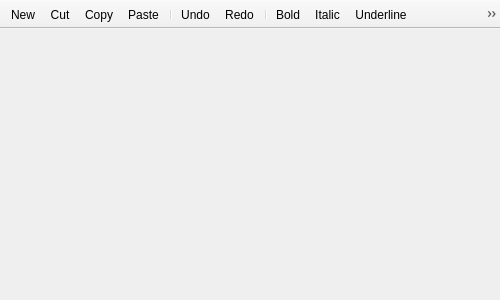
<?xml version="1.0" encoding="UTF-8"?>
<ui version="4.0">
 <class>MainWindow</class>
 <widget class="QMainWindow" name="MainWindow">
  <property name="geometry">
   <rect>
    <x>0</x>
    <y>0</y>
    <width>500</width>
    <height>300</height>
   </rect>
  </property>
  <property name="minimumSize">
   <size>
    <width>200</width>
    <height>200</height>
   </size>
  </property>
  <property name="contextMenuPolicy">
   <enum>Qt::ContextMenuPolicy::NoContextMenu</enum>
  </property>
  <property name="windowTitle">
   <string notr="true">QText</string>
  </property>
  <property name="windowIcon">
   <iconset>
    <normaloff>app.ico</normaloff>app.ico</iconset>
  </property>
  <property name="iconSize">
   <size>
    <width>16</width>
    <height>16</height>
   </size>
  </property>
  <widget class="QWidget" name="centralWidget">
   <layout class="QGridLayout" name="gridLayout">
    <property name="leftMargin">
     <number>0</number>
    </property>
    <property name="topMargin">
     <number>0</number>
    </property>
    <property name="rightMargin">
     <number>0</number>
    </property>
    <property name="bottomMargin">
     <number>0</number>
    </property>
    <property name="spacing">
     <number>0</number>
    </property>
    <item row="0" column="0">
     <widget class="QTabWidgetEx" name="tabWidget" native="true">
      <property name="contextMenuPolicy">
       <enum>Qt::ContextMenuPolicy::NoContextMenu</enum>
      </property>
     </widget>
    </item>
   </layout>
  </widget>
  <widget class="QToolBar" name="mainToolBar">
   <property name="contextMenuPolicy">
    <enum>Qt::ContextMenuPolicy::NoContextMenu</enum>
   </property>
   <property name="movable">
    <bool>false</bool>
   </property>
   <property name="iconSize">
    <size>
     <width>16</width>
     <height>16</height>
    </size>
   </property>
   <property name="toolButtonStyle">
    <enum>Qt::ToolButtonStyle::ToolButtonIconOnly</enum>
   </property>
   <property name="floatable">
    <bool>false</bool>
   </property>
   <attribute name="toolBarArea">
    <enum>TopToolBarArea</enum>
   </attribute>
   <attribute name="toolBarBreak">
    <bool>false</bool>
   </attribute>
   <addaction name="actionNew"/>
   <addaction name="actionCut"/>
   <addaction name="actionCopy"/>
   <addaction name="actionPaste"/>
   <addaction name="separator"/>
   <addaction name="actionUndo"/>
   <addaction name="actionRedo"/>
   <addaction name="separator"/>
   <addaction name="actionFontBold"/>
   <addaction name="actionFontItalic"/>
   <addaction name="actionFontUnderline"/>
   <addaction name="actionFontStrikethrough"/>
   <addaction name="separator"/>
   <addaction name="actionFind"/>
   <addaction name="actionFindNext"/>
   <addaction name="separator"/>
   <addaction name="actionGoto"/>
  </widget>
  <action name="actionNew">
   <property name="icon">
    <iconset resource="../qtext.qrc">
     <normaloff>:/icons/16x16/new.png</normaloff>:/icons/16x16/new.png</iconset>
   </property>
   <property name="text">
    <string>&amp;New</string>
   </property>
   <property name="iconText">
    <string>New</string>
   </property>
   <property name="toolTip">
    <string>New file</string>
   </property>
   <property name="shortcut">
    <string>Ctrl+N</string>
   </property>
  </action>
  <action name="actionSave">
   <property name="icon">
    <iconset resource="../qtext.qrc">
     <normaloff>:/icons/16x16/save.png</normaloff>:/icons/16x16/save.png</iconset>
   </property>
   <property name="text">
    <string>&amp;Save</string>
   </property>
   <property name="toolTip">
    <string>Save file</string>
   </property>
   <property name="shortcut">
    <string>Ctrl+S</string>
   </property>
  </action>
  <action name="actionReopen">
   <property name="text">
    <string>Re&amp;open</string>
   </property>
   <property name="toolTip">
    <string>Reload file</string>
   </property>
  </action>
  <action name="actionRename">
   <property name="icon">
    <iconset resource="../qtext.qrc">
     <normaloff>:/icons/16x16/rename.png</normaloff>:/icons/16x16/rename.png</iconset>
   </property>
   <property name="text">
    <string>R&amp;ename</string>
   </property>
   <property name="toolTip">
    <string>Rename file</string>
   </property>
   <property name="shortcut">
    <string>F2</string>
   </property>
  </action>
  <action name="actionOpenWithDefaultApplication">
   <property name="text">
    <string>Open Using Default &amp;Application</string>
   </property>
   <property name="toolTip">
    <string>Use default application to show file</string>
   </property>
  </action>
  <action name="actionOpenWithVisualStudioCode">
   <property name="icon">
    <iconset resource="../qtext.qrc">
     <normaloff>:/icons/16x16/vscode.png</normaloff>:/icons/16x16/vscode.png</iconset>
   </property>
   <property name="text">
    <string>Open Using Visual Studio &amp;Code</string>
   </property>
   <property name="toolTip">
    <string>Use Visual Studio Code to show file</string>
   </property>
  </action>
  <action name="actionShowContainingDirectory">
   <property name="text">
    <string>Show Containing &amp;Directory</string>
   </property>
   <property name="toolTip">
    <string>Show file in containing directory</string>
   </property>
   <property name="shortcut">
    <string>Ctrl+Alt+R</string>
   </property>
  </action>
  <action name="actionShowContainingDirectoryOnly">
   <property name="text">
    <string>Show Containing &amp;Directory</string>
   </property>
   <property name="toolTip">
    <string>Show containing directory</string>
   </property>
   <property name="shortcut">
    <string>Ctrl+Alt+R</string>
   </property>
  </action>
  <action name="actionCut">
   <property name="icon">
    <iconset resource="../qtext.qrc">
     <normaloff>:/icons/16x16/cut.png</normaloff>:/icons/16x16/cut.png</iconset>
   </property>
   <property name="text">
    <string>Cu&amp;t</string>
   </property>
   <property name="toolTip">
    <string>Cut text</string>
   </property>
   <property name="shortcut">
    <string>Ctrl+X</string>
   </property>
  </action>
  <action name="actionCopy">
   <property name="icon">
    <iconset resource="../qtext.qrc">
     <normaloff>:/icons/16x16/copy.png</normaloff>:/icons/16x16/copy.png</iconset>
   </property>
   <property name="text">
    <string>&amp;Copy</string>
   </property>
   <property name="toolTip">
    <string>Copy text</string>
   </property>
   <property name="shortcut">
    <string>Ctrl+C</string>
   </property>
  </action>
  <action name="actionPaste">
   <property name="icon">
    <iconset resource="../qtext.qrc">
     <normaloff>:/icons/16x16/paste.png</normaloff>:/icons/16x16/paste.png</iconset>
   </property>
   <property name="text">
    <string>&amp;Paste</string>
   </property>
   <property name="toolTip">
    <string>Paste text</string>
   </property>
   <property name="shortcut">
    <string>Ctrl+V</string>
   </property>
  </action>
  <action name="actionUndo">
   <property name="icon">
    <iconset resource="../qtext.qrc">
     <normaloff>:/icons/16x16/undo.png</normaloff>:/icons/16x16/undo.png</iconset>
   </property>
   <property name="text">
    <string>&amp;Undo</string>
   </property>
   <property name="toolTip">
    <string>Undo action</string>
   </property>
   <property name="shortcut">
    <string>Ctrl+Z</string>
   </property>
  </action>
  <action name="actionRedo">
   <property name="icon">
    <iconset resource="../qtext.qrc">
     <normaloff>:/icons/16x16/redo.png</normaloff>:/icons/16x16/redo.png</iconset>
   </property>
   <property name="text">
    <string>&amp;Redo</string>
   </property>
   <property name="toolTip">
    <string>Redo action</string>
   </property>
   <property name="shortcut">
    <string>Ctrl+Y</string>
   </property>
  </action>
  <action name="actionDelete">
   <property name="icon">
    <iconset resource="../qtext.qrc">
     <normaloff>:/icons/16x16/delete.png</normaloff>:/icons/16x16/delete.png</iconset>
   </property>
   <property name="text">
    <string>Delete</string>
   </property>
   <property name="toolTip">
    <string>Delete file</string>
   </property>
  </action>
  <action name="actionGoto">
   <property name="icon">
    <iconset resource="../qtext.qrc">
     <normaloff>:/icons/16x16/goto.png</normaloff>:/icons/16x16/goto.png</iconset>
   </property>
   <property name="text">
    <string>Go &amp;To</string>
   </property>
   <property name="toolTip">
    <string>Find folder or file</string>
   </property>
   <property name="shortcut">
    <string>Ctrl+G</string>
   </property>
  </action>
  <action name="actionCopyContainingPath">
   <property name="text">
    <string>Copy Containing Path</string>
   </property>
   <property name="toolTip">
    <string>Copy path to clipboard</string>
   </property>
   <property name="shortcut">
    <string>Ctrl+Alt+C</string>
   </property>
  </action>
  <action name="actionPrint">
   <property name="icon">
    <iconset resource="../qtext.qrc">
     <normaloff>:/icons/16x16/print.png</normaloff>:/icons/16x16/print.png</iconset>
   </property>
   <property name="text">
    <string>&amp;Print</string>
   </property>
   <property name="toolTip">
    <string>Print file</string>
   </property>
   <property name="shortcut">
    <string>Ctrl+P</string>
   </property>
  </action>
  <action name="actionPrintPreview">
   <property name="icon">
    <iconset>
     <normaloff>:/icons/16x16/print-preview.png</normaloff>:/icons/16x16/print-preview.png</iconset>
   </property>
   <property name="text">
    <string>Print Pre&amp;view</string>
   </property>
   <property name="toolTip">
    <string>Print preview</string>
   </property>
   <property name="shortcut">
    <string>Ctrl+Shift+P</string>
   </property>
  </action>
  <action name="actionPrintToPdf">
   <property name="icon">
    <iconset>
     <normaloff>:/icons/16x16/print-pdf.png</normaloff>:/icons/16x16/print-pdf.png</iconset>
   </property>
   <property name="text">
    <string>Print to PD&amp;F</string>
   </property>
   <property name="toolTip">
    <string>Print file into a PDF document</string>
   </property>
  </action>
  <action name="actionFind">
   <property name="icon">
    <iconset resource="../qtext.qrc">
     <normaloff>:/icons/16x16/find.png</normaloff>:/icons/16x16/find.png</iconset>
   </property>
   <property name="text">
    <string>Find</string>
   </property>
   <property name="toolTip">
    <string>Search for specified text</string>
   </property>
   <property name="shortcut">
    <string>Ctrl+F</string>
   </property>
  </action>
  <action name="actionFindNext">
   <property name="icon">
    <iconset resource="../qtext.qrc">
     <normaloff>:/icons/16x16/findNext.png</normaloff>:/icons/16x16/findNext.png</iconset>
   </property>
   <property name="text">
    <string>Find Next</string>
   </property>
   <property name="toolTip">
    <string>Continues search for text</string>
   </property>
   <property name="shortcut">
    <string>F3</string>
   </property>
  </action>
  <action name="actionFontBold">
   <property name="checkable">
    <bool>true</bool>
   </property>
   <property name="icon">
    <iconset resource="../qtext.qrc">
     <normaloff>:/icons/16x16/bold.png</normaloff>:/icons/16x16/bold.png</iconset>
   </property>
   <property name="text">
    <string>Bold</string>
   </property>
   <property name="toolTip">
    <string>Make text bold</string>
   </property>
   <property name="shortcut">
    <string>Ctrl+B</string>
   </property>
  </action>
  <action name="actionFontItalic">
   <property name="checkable">
    <bool>true</bool>
   </property>
   <property name="icon">
    <iconset resource="../qtext.qrc">
     <normaloff>:/icons/16x16/italic.png</normaloff>:/icons/16x16/italic.png</iconset>
   </property>
   <property name="text">
    <string>Italic</string>
   </property>
   <property name="toolTip">
    <string>Make text italic</string>
   </property>
   <property name="shortcut">
    <string>Ctrl+I</string>
   </property>
  </action>
  <action name="actionFontUnderline">
   <property name="checkable">
    <bool>true</bool>
   </property>
   <property name="icon">
    <iconset resource="../qtext.qrc">
     <normaloff>:/icons/16x16/underline.png</normaloff>:/icons/16x16/underline.png</iconset>
   </property>
   <property name="text">
    <string>Underline</string>
   </property>
   <property name="toolTip">
    <string>Make text underlined</string>
   </property>
   <property name="shortcut">
    <string>Ctrl+U</string>
   </property>
  </action>
  <action name="actionFontStrikethrough">
   <property name="checkable">
    <bool>true</bool>
   </property>
   <property name="icon">
    <iconset resource="../qtext.qrc">
     <normaloff>:/icons/16x16/strikethrough.png</normaloff>:/icons/16x16/strikethrough.png</iconset>
   </property>
   <property name="text">
    <string>Strikethrough</string>
   </property>
   <property name="toolTip">
    <string>Strikes out the text</string>
   </property>
   <property name="shortcut">
    <string>Ctrl+Shift+X</string>
   </property>
  </action>
  <action name="actionShowSettings">
   <property name="text">
    <string>Show Settings</string>
   </property>
   <property name="toolTip">
    <string>Show Settings</string>
   </property>
   <property name="menuRole">
    <enum>QAction::MenuRole::TextHeuristicRole</enum>
   </property>
  </action>
 </widget>
 <layoutdefault spacing="6" margin="11"/>
 <customwidgets>
  <customwidget>
   <class>QTabWidgetEx</class>
   <extends>QWidget</extends>
   <header>ui/qtabwidgetex.h</header>
  </customwidget>
 </customwidgets>
 <resources>
  <include location="../qtext.qrc"/>
 </resources>
 <connections/>
</ui>
